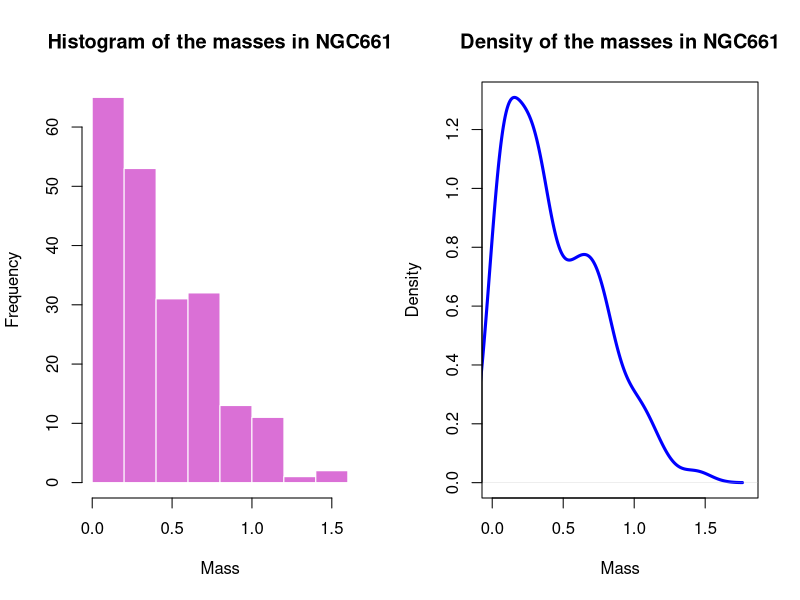
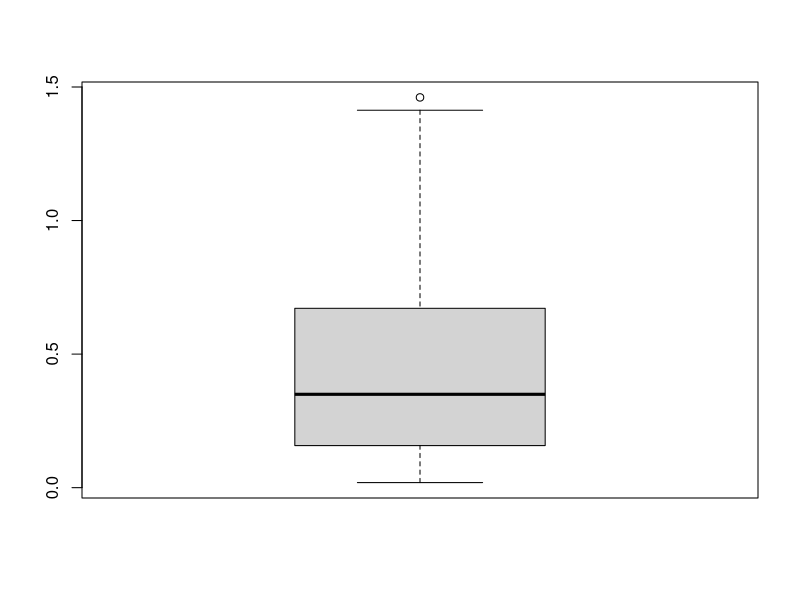

R code for these plots, in order:
## ---- chunk 1
df <- read.csv("NGC6611.csv")

# histogram and density ---------------------------------------------------

par(mfrow = c(1,2))
hist(df$Mass, col = 'orchid', border = 'white',
     main = "Histogram of the masses in NGC661", xlab = "Mass")

d <- density(df$Mass)
plot(d, col = "blue", lwd = 3, xlim = c(0, 1.8),
     main = "Density of the masses in NGC661", xlab = "Mass")

par(mfrow = c(1,1))

## ---- chunk 2
# boxplot -----------------------------------------------------------------

b <- boxplot(df$Mass)
stats <-c(b$stats)
names(stats) <- c("lower whisker", "lower hinge", "median", "upper hinge", "upper whisker")

c(stats, IQR = IQR(df$Mass), outlier = b$out)

## ---- chunk 3
# skewness and kurtosis functions -----------------------------------------

# sample skewness
skewn <- function (X) {
  n <- length(X)
  num <- 1 / n * sum((X-mean(X))^3)
  den <- 1 / (n-1) * sum((X-mean(X))^2)
    
  num/(den^(3/2))
}
# skewness is a measure of asymmetry around the mean.

# sample kurtosis
kurt <- function(x) {
  mea <- mean(x)
  m4 <- sum((x - mea)^4)/length(x)
  m2 <- sum((x - mea)^2)/length(x)
  
  return(m4/(m2^2) - 3)
}

# summary statistics ------------------------------------------------------

round(c(mean = mean(df$Mass), median = median(df$Mass), variance = var(df$Mass), 
        skewness = skewn(df$Mass), kurtosis = kurt(df$Mass)), 3)

